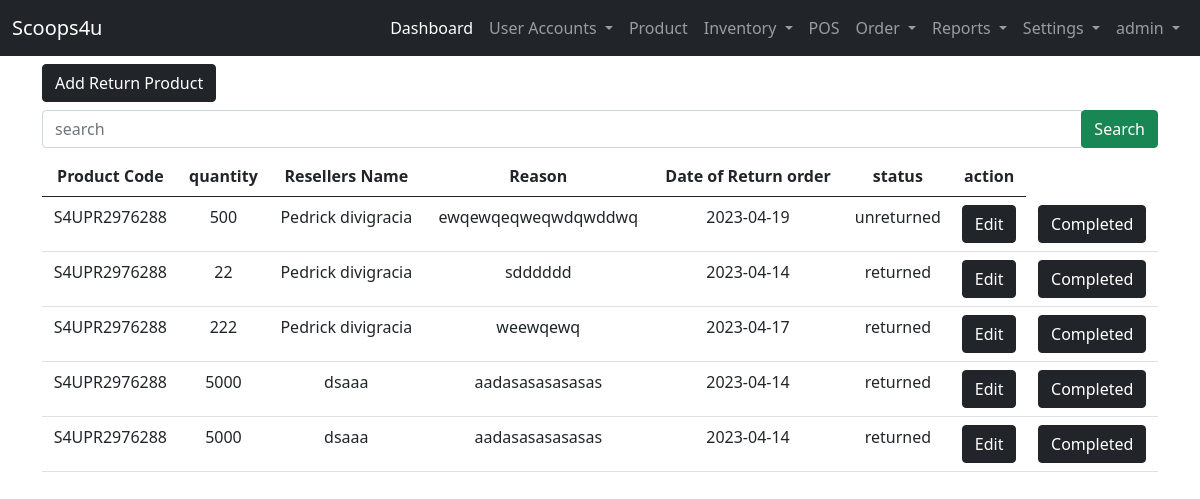
/user-site/Return/Product/ (signed in), run on the app's committed database.
### landing_page/models.py (models this page shows)
class User(AbstractUser):
    ROLE = ((" "," "),("admin","admin"),("staff","staff"),("reseller","reseller"),("delivery_staff","delivery_staff"))
    STAT = ((" "," "),("active","active"),("inactive","inactive"))
    role = models.CharField(max_length=50, null=True, default=None, choices=ROLE)
    status = models.CharField(max_length=50, null=True, default=None , choices=STAT)

### admin_site/models.py (models this page shows, shortened)
class Return_product(models.Model):
    STATUS = (("",""),("returned","returned"),("unreturned","unreturned"))
    product_code =  models.CharField(max_length=200, verbose_name='Product Code')
    product_qty =     models.BigIntegerField(null=True, verbose_name='Available Stock')
    reseller_name =  models.CharField(null=True,max_length=200, verbose_name='Reseller Name')
    reason = models.TextField(null=True, verbose_name='Reason')
    return_date =     models.CharField(max_length=200, null=True,verbose_name='Return Date')
    return_status =  models.CharField(max_length=200, choices=STATUS, verbose_name='Status')

### admin_site/views.py (the view)
# urls.py: path('Return/Product/', views.return_product, name='return_product'),
@login_required(login_url='landing_page:login')
def return_product(request):
        return_product = Return_product.objects.all()
        context ={
            'return_product':return_product
        }
        return render(request,'admin_site/transaction/return_products.html',context)

### templates/admin_site/transaction/return_products.html (shortened to what this page needs)
{% extends 'admin_site/base.html' %}
{% block content %}
{% load humanize %}
<a href="{% url 'admin_site:add_returnproduct' %}" class="btn btn-dark">Add  Return Product</a>
<form action="" method="GET" class="my-2">
    <div class="input-group">
        <input type="text" class="form-control" name="search" placeholder="search" required>
        <div class="input-group-append">
            <button class="btn btn-success" type="submit">Search</button>
        </div>
    </div>
</form>
<table class="table table-hover text-center">
    <thead>
    <tr>
        <th>Product Code</th>
        <th>quantity</th>
        <th>Resellers Name</th>
        <th>Reason</th>
        <th>Date of Return order</th>
        <th>status</th>
        <th>action</th>
    </tr>
    </thead>
    <tbody>
    {% for list in return_product %}
    <tr>
        <td>{{ list.product_code }}</td>
        <td>{{ list.product_qty }}</td>
        <td>{{ list.reseller_name  }}</td>
        <td>{{ list.reason}}</td>
        <td>{{ list.return_date}}</td>
        <td>{{ list.return_status}}</td>
        <td><a href="{% url 'admin_site:edit_returnproduct' list.id %}" class="btn btn-dark">Edit</a></td>
        <td><a href="" class="btn btn-dark">Completed</a></td>
    </tr>
    {% endfor %}
    </tbody>
</table>
{% endblock content %}

### templates/admin_site/base.html (shortened to what this page needs)
{% load static %}
<!DOCTYPE html>
<html lang="en">
<head>
    <link href="https://cdn.jsdelivr.net/npm/bootstrap@5.0.2/dist/css/bootstrap.min.css" rel="stylesheet">
    <link rel="stylesheet" href="{% static 'css/sample.css' %}">
  </head>
<body>
  {% if user.role == "admin"%}
    <nav class="navbar navbar-expand-lg navbar-dark bg-dark">
        <div class="container-fluid">
          <a class="navbar-brand" href="#">Scoops4u</a>
          <div class="collapse navbar-collapse" id="navbarNavDropdown">
            <ul class="navbar-nav ms-auto mb-2 mb-lg-0">
              <li class="nav-item">
                <a class="nav-link active" aria-current="page" href="{% url 'admin_site:dashboard'%}">Dashboard</a>
              </li>
              <li class="nav-item dropdown">
                <a class="nav-link dropdown-toggle" href="#" id="navbarDropdownMenuLink" role="button" data-bs-toggle="dropdown" aria-expanded="false">
                  User Accounts
                </a>
              </li>
              <li class="nav-item">
                <a class="nav-link" href="{%url 'admin_site:list_product' %}">Product</a>
              </li>
              <li class="nav-item dropdown">
                <a class="nav-link dropdown-toggle" href="#" id="navbarDropdownMenuLink" role="button" data-bs-toggle="dropdown" aria-expanded="false">
                  Inventory
                </a>
              </li>
              <li class="nav-item">
                <a class="nav-link" href="{%url 'admin_site:pos' %}">POS</a>
              </li>
              <li class="nav-item dropdown">
                <a class="nav-link dropdown-toggle" href="#" id="navbarDropdownMenuLink" role="button" data-bs-toggle="dropdown" aria-expanded="false">
                  Order
                </a>
              </li>
              <li class="nav-item dropdown">
                <a class="nav-link dropdown-toggle" href="#" id="navbarDropdownMenuLink" role="button" data-bs-toggle="dropdown" aria-expanded="false">
                  Reports
                </a>
              </li>
              <li class="nav-item dropdown">
                <a class="nav-link dropdown-toggle" href="#" id="navbarDropdownMenuLink" role="button" data-bs-toggle="dropdown" aria-expanded="false">
                  Settings
                </a>
              </li>
              <li class="nav-item dropdown">
                <a class="nav-link dropdown-toggle" href="#" id="navbarDropdownMenuLink" role="button" data-bs-toggle="dropdown" aria-expanded="false">
                  {{ user }}
                </a>
              </li>
            </ul>
          </div>
        </div>
      </nav>
  {% endif %}
      <div class="container">
        <div class="row mt-2">
            <div class="col-lg-12">
                {% block content %}
                {% endblock content %}
            </div>
        </div>
      </div>
</body>
</html>

### data on the page
User: username "admin"
Return_product: product_code "S4UPR2976288", product_qty "500", reseller_name "Pedrick divigracia", reason "ewqewqeqweqwdqwddwq", return_date "2023-04-19", return_status "unreturned"
Return_product: product_code "S4UPR2976288", product_qty "22", reseller_name "Pedrick divigracia", reason "sdddddd", return_date "2023-04-14", return_status "returned"
Return_product: product_code "S4UPR2976288", product_qty "222", reseller_name "Pedrick divigracia", reason "weewqewq", return_date "2023-04-17", return_status "returned"
Return_product: product_code "S4UPR2976288", product_qty "5000", reseller_name "dsaaa", reason "aadasasasasasas", return_date "2023-04-14", return_status "returned"
Return_product: product_code "S4UPR2976288", product_qty "5000", reseller_name "dsaaa", reason "aadasasasasasas", return_date "2023-04-14", return_status "returned"
